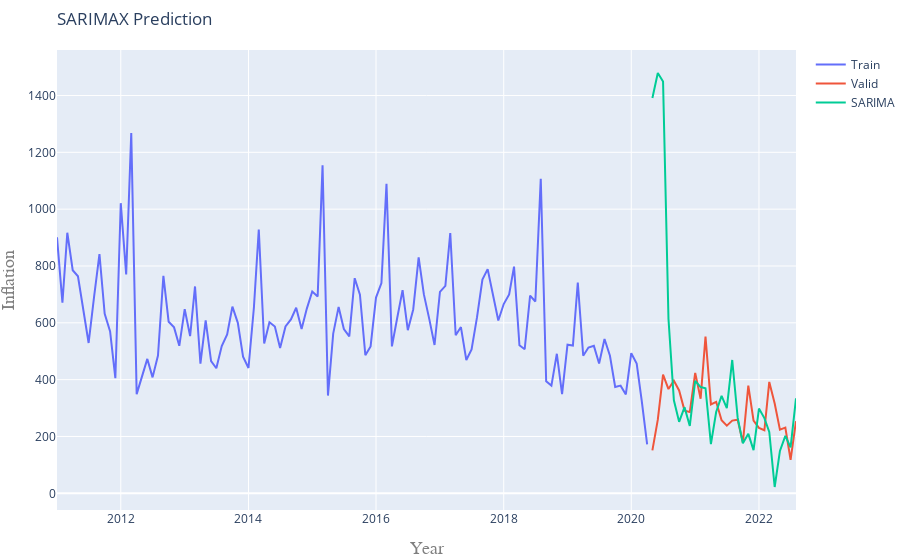

Here is the notebook cell this chart was saved with:
### Code cell
fig= go.Figure()

fig.add_trace(go.Scatter(dict(x=Train.index, y=Train['Orders'], mode='lines', name= 'Train')))
fig.add_trace(go.Scatter(dict(x=Valid.index, y=Valid['Orders'], mode='lines', name= 'Valid',line=dict(width=2))))
fig.add_trace(go.Scatter(dict(x=Valid.index, y=y_hat_avg['SARIMAX'], mode='lines', name= 'SARIMA',line=dict(width=2))))

fig.update_layout(title=go.layout.Title(
        text="SARIMAX Prediction",
        xref="paper",x=0),
        margin=dict(l=10, r=0, t=50, b=50),
        xaxis=go.layout.XAxis(title=go.layout.xaxis.Title(text="Year",font=dict(
                family="Courier New, monospace",
                size=18,
                color="#7f7f7f"))),
        yaxis=go.layout.YAxis(title=go.layout.yaxis.Title(text="Inflation",font=dict(
                family="Courier New, monospace",
                size=18,
                color="#7f7f7f"))))

fig.show()
